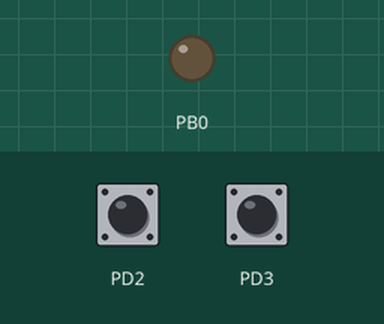
The program below on a simulated ATmega32, built with avr-gcc and emulated at 8 MHz. Shown: output pins drawn as LEDs (lit = HIGH). Inputs (shaded band) come from the test bench; at power-on: PD2 HIGH, PD3 HIGH.

Above: at 1.2 s.
1.3 s: PD2 pulled LOW for 0.15 s
At 2.2 s:
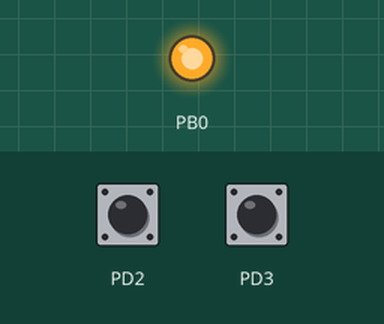
2.9 s: PD3 pulled LOW for 0.15 s
At 3.4 s:
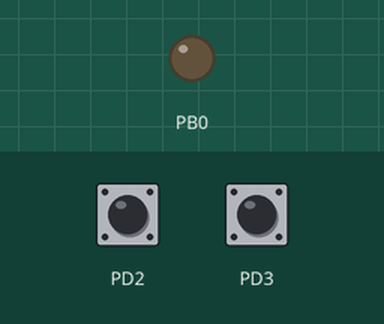
4.5 s: PD2 pulled LOW for 1 s
At 5.8 s:
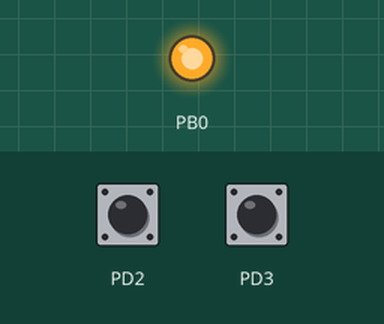
Timing chart, 0 to 7.5 s (numbered marks = the images above; inputs shaded):
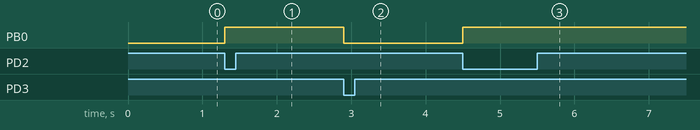

The program:

main.c
```c
/*
 * Polling.c
 *
 * Created: 30.07.2022 17:26:38
 * Author : JoachimWagner
 */

#define F_CPU 8000000UL
#include <avr/io.h>
#include <util/delay.h>


#define SET_BIT(BYTE,BIT) BYTE|=(1<<BIT)

int main(void)
{
	DDRD = 0b00000000;
	DDRB = 0b00000001;
	PORTD = 0b00001100; // Pull-up Widerstand schalten
	PORTB &= ~(1 << PB0);

	while (1)
	{

		if(! (PIND & (1 << PIND2))) {
			PORTB |= (1 << PB0);

		}
		if(! (PIND & (1 << PIND3))) {
			PORTB &= ~(1 << PB0);
		}

	}
}
```

Measured:
- after the input at 1.3 s, PB0: LOW → HIGH at once
- after the input at 2.9 s, PB0: HIGH → LOW at once
- after the input at 4.5 s, PB0: LOW → HIGH at once
